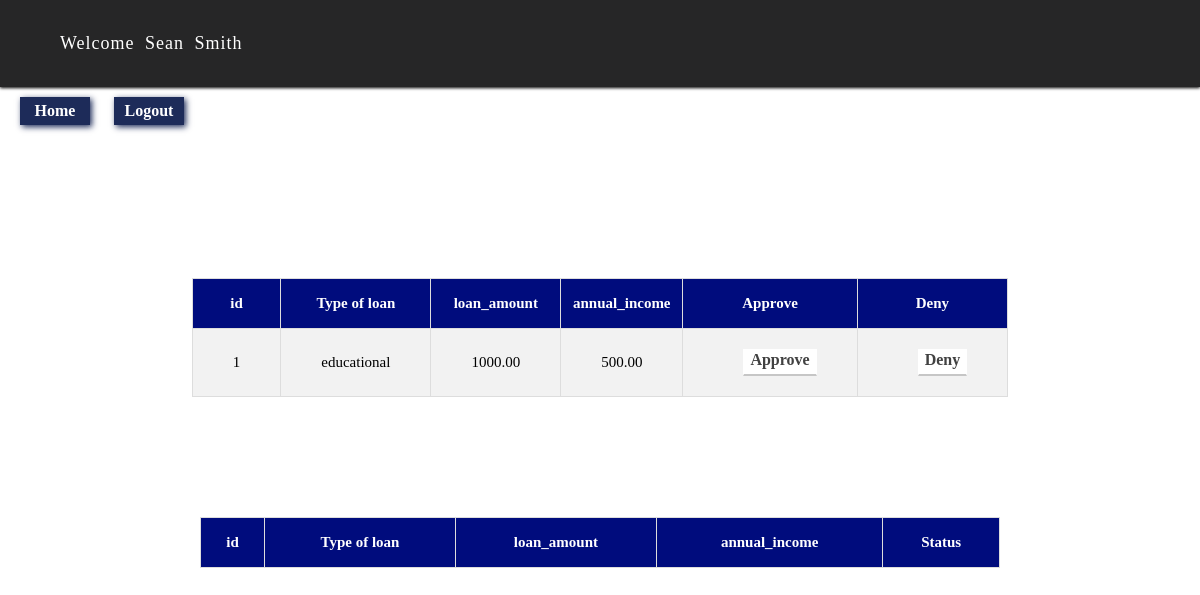
/Code/loan_requests.php (signed in), run on the app's committed database.
### tables this page shows
CREATE TABLE loan_requests (
  `id` INT NOT NULL AUTO_INCREMENT,
  `type_of_loan` ENUM('educational', 'home', 'vehicle', 'business', 'personal') NOT NULL,
  `loan_amount` DECIMAL(10, 2) NOT NULL,
  `annual_income` DECIMAL(10, 2) NOT NULL,
  `Customer_id` int(100) NOT NULL,
  `status` ENUM('approved','pending','declined') default 'pending',
  PRIMARY KEY (`id`)
);

### Code/loan_requests.php (the view, shortened to what this page needs)
<html>
<head><title>New Issues</title>
</head>
<link rel="stylesheet" type="text/css" href="css/style.css"/>
<body>
<?php
	include 'Emp_profile_header.php' ;
	include 'database_conn.php';
?>
<div class="new_loan_requests">
<table border="1px" cellpadding="10">
			   <th>id</th>
			   <th>Type of loan</th>
			   <th>loan_amount</th>
			   <th>annual_income</th>
			   <th>Approve</th>
               <th>Deny</th>
<?php
	$sql = "SELECT * from loan_requests where status='pending'";
	$result = $conn->query($sql);
	if ($result->num_rows > 0) {
		while($row = $result->fetch_assoc()) {
		echo '
			<tr>
                <form>
                    <td>'.$row['Customer_id'].'</td>
                    <td>'.$row['type_of_loan'].'</td>
                    <td>'.$row['loan_amount'].'</td>
                    <td>'.$row['annual_income'].'</td>
                    <td><input type="submit" name="approve" value="Approve"/></td>
                    <td><input type="submit" name="deny" value="Deny"/></td>
                </form>
			</tr>';
	}
}
?>
</table>
</div>
<div class="new_loan_requests">
<table border="1px" cellpadding="10">
			   <th>id</th>
			   <th>Type of loan</th>
			   <th>loan_amount</th>
			   <th>annual_income</th>
			   <th>Status</th>
</table>
</div>
</body>
</html>

### Code/css/style.css (style rules this page uses)
* { margin: 0px; }
body { font-family: verdana, "Helvetica Neue", Helvetica, Arial, sans-serif; }
body { font-family: verdana, "Helvetica Neue", Helvetica, Arial, sans-serif; margin: 0px; width: 100%; }
* { font-family: verdana; }
body { margin: 0px; }
input { color: rgba(44, 44, 44, 0.9); background-color: white; border: 1px solid white; margin-left: 20px; margin-bottom: 10px; font-size: 16px; font-weight: bold; border-bottom: 2px solid rgba(68, 68, 68, 0.3); padding-bottom: 5px; margin-top: 10px; }
table { margin: 10% auto; margin-bottom: 5%; width: 100%; font-size: 15px; border-collapse: collapse; border: 1px rgb(221, 221, 221); text-align: center; }
table th { color: white; height: 50px; background-color: #0f007d; }
tr:nth-child(even) { background-color: rgb(242, 242, 242); }
td { padding-left: 40px; padding-right: 40px; }
table { margin: 10% auto; width: 80%; font-size: 15px; border-collapse: collapse; border: 1px rgb(221, 221, 221); text-align: center; }
table th { color: white; height: 50px; background-color: #13007d; }
table { width: 200%; font-size: 15px; border-collapse: collapse; border: 1px rgb(221, 221, 221); text-align: center; width:100vh; }
table th { color: white; height: 50px; background-color: #000c7d; }

### data on the page
loan_requests: Customer "1", type_of_loan "educational", loan_amount "1000.00", annual_income "500.00"

### other printed values
$_SESSION['staff_name'] "Sean Smith"
